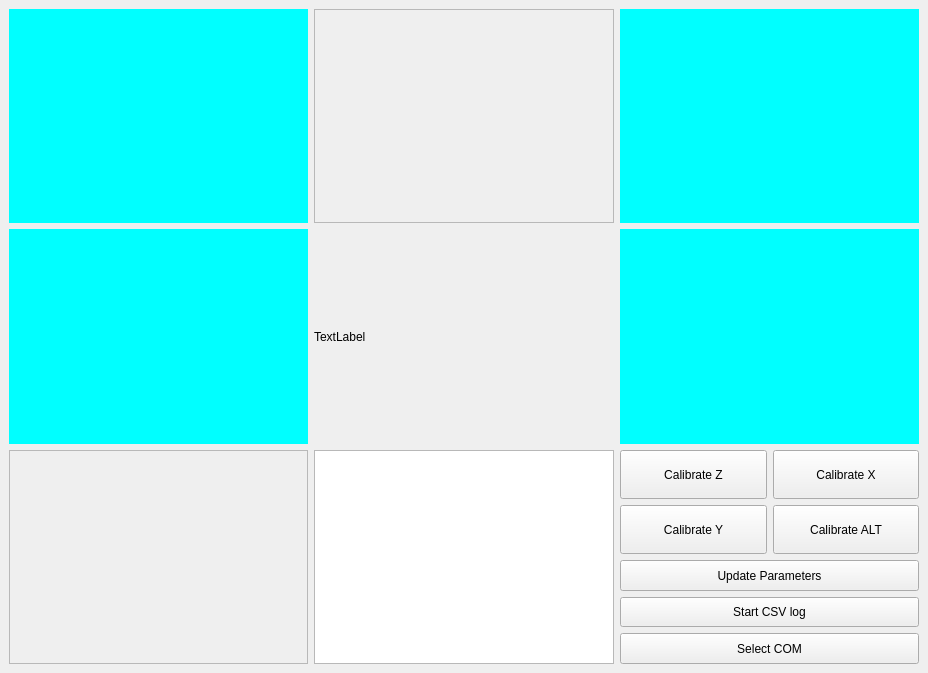
<?xml version="1.0" encoding="UTF-8"?>
<ui version="4.0">
 <class>MainWindow</class>
 <widget class="QMainWindow" name="MainWindow">
  <property name="geometry">
   <rect>
    <x>0</x>
    <y>0</y>
    <width>928</width>
    <height>673</height>
   </rect>
  </property>
  <property name="windowTitle">
   <string>MainWindow</string>
  </property>
  <widget class="QWidget" name="centralwidget">
   <property name="sizePolicy">
    <sizepolicy hsizetype="Preferred" vsizetype="Preferred">
     <horstretch>0</horstretch>
     <verstretch>0</verstretch>
    </sizepolicy>
   </property>
   <layout class="QGridLayout" name="gridLayout_3">
    <item row="0" column="0">
     <layout class="QGridLayout" name="gridLayout">
      <property name="sizeConstraint">
       <enum>QLayout::SetDefaultConstraint</enum>
      </property>
      <item row="2" column="2">
       <layout class="QVBoxLayout" name="SETTINGS">
        <item>
         <layout class="QGridLayout" name="gridLayout_2">
          <item row="1" column="0">
           <widget class="QPushButton" name="CALIBRATE_Y">
            <property name="sizePolicy">
             <sizepolicy hsizetype="Expanding" vsizetype="Expanding">
              <horstretch>0</horstretch>
              <verstretch>0</verstretch>
             </sizepolicy>
            </property>
            <property name="text">
             <string>Calibrate Y</string>
            </property>
           </widget>
          </item>
          <item row="0" column="0">
           <widget class="QPushButton" name="CALIBRATE_Z">
            <property name="sizePolicy">
             <sizepolicy hsizetype="Expanding" vsizetype="Expanding">
              <horstretch>0</horstretch>
              <verstretch>0</verstretch>
             </sizepolicy>
            </property>
            <property name="text">
             <string>Calibrate Z</string>
            </property>
           </widget>
          </item>
          <item row="1" column="1">
           <widget class="QPushButton" name="CALIBRATE_ALT">
            <property name="enabled">
             <bool>true</bool>
            </property>
            <property name="sizePolicy">
             <sizepolicy hsizetype="Expanding" vsizetype="Expanding">
              <horstretch>0</horstretch>
              <verstretch>0</verstretch>
             </sizepolicy>
            </property>
            <property name="text">
             <string>Calibrate ALT</string>
            </property>
           </widget>
          </item>
          <item row="0" column="1">
           <widget class="QPushButton" name="CALIBRATE_X">
            <property name="sizePolicy">
             <sizepolicy hsizetype="Expanding" vsizetype="Expanding">
              <horstretch>0</horstretch>
              <verstretch>0</verstretch>
             </sizepolicy>
            </property>
            <property name="text">
             <string>Calibrate X</string>
            </property>
           </widget>
          </item>
         </layout>
        </item>
        <item>
         <layout class="QVBoxLayout" name="verticalLayout">
          <item>
           <widget class="QPushButton" name="UPDATEPARAMS">
            <property name="sizePolicy">
             <sizepolicy hsizetype="Expanding" vsizetype="Expanding">
              <horstretch>0</horstretch>
              <verstretch>0</verstretch>
             </sizepolicy>
            </property>
            <property name="text">
             <string>Update Parameters</string>
            </property>
           </widget>
          </item>
          <item>
           <widget class="QPushButton" name="UPDATEPARAMS_2">
            <property name="sizePolicy">
             <sizepolicy hsizetype="Expanding" vsizetype="Expanding">
              <horstretch>0</horstretch>
              <verstretch>0</verstretch>
             </sizepolicy>
            </property>
            <property name="text">
             <string>Start CSV log</string>
            </property>
           </widget>
          </item>
          <item>
           <layout class="QHBoxLayout" name="horizontalLayout">
            <item>
             <widget class="QPushButton" name="UPDATEPARAMS_3">
              <property name="sizePolicy">
               <sizepolicy hsizetype="Expanding" vsizetype="Expanding">
                <horstretch>0</horstretch>
                <verstretch>0</verstretch>
               </sizepolicy>
              </property>
              <property name="text">
               <string>Select COM</string>
              </property>
             </widget>
            </item>
           </layout>
          </item>
         </layout>
        </item>
       </layout>
      </item>
      <item row="1" column="2">
       <widget class="PlotWidget" name="TEMPERATURE" native="true">
        <property name="sizePolicy">
         <sizepolicy hsizetype="MinimumExpanding" vsizetype="MinimumExpanding">
          <horstretch>0</horstretch>
          <verstretch>0</verstretch>
         </sizepolicy>
        </property>
        <property name="styleSheet">
         <string notr="true">QWidget
{
background-color: rgb(0, 255, 255)
}</string>
        </property>
       </widget>
      </item>
      <item row="2" column="0">
       <widget class="QFrame" name="MODE3D">
        <property name="sizePolicy">
         <sizepolicy hsizetype="MinimumExpanding" vsizetype="MinimumExpanding">
          <horstretch>0</horstretch>
          <verstretch>0</verstretch>
         </sizepolicy>
        </property>
        <property name="frameShape">
         <enum>QFrame::StyledPanel</enum>
        </property>
        <property name="frameShadow">
         <enum>QFrame::Raised</enum>
        </property>
       </widget>
      </item>
      <item row="0" column="2">
       <widget class="PlotWidget" name="GYRO" native="true">
        <property name="sizePolicy">
         <sizepolicy hsizetype="MinimumExpanding" vsizetype="MinimumExpanding">
          <horstretch>0</horstretch>
          <verstretch>0</verstretch>
         </sizepolicy>
        </property>
        <property name="styleSheet">
         <string notr="true">QWidget
{
background-color: rgb(0, 255, 255)
}</string>
        </property>
       </widget>
      </item>
      <item row="0" column="1">
       <widget class="QFrame" name="LOCATION3D">
        <property name="sizePolicy">
         <sizepolicy hsizetype="MinimumExpanding" vsizetype="MinimumExpanding">
          <horstretch>0</horstretch>
          <verstretch>0</verstretch>
         </sizepolicy>
        </property>
        <property name="frameShape">
         <enum>QFrame::StyledPanel</enum>
        </property>
        <property name="frameShadow">
         <enum>QFrame::Raised</enum>
        </property>
       </widget>
      </item>
      <item row="0" column="0">
       <widget class="PlotWidget" name="ACCELERATION" native="true">
        <property name="sizePolicy">
         <sizepolicy hsizetype="MinimumExpanding" vsizetype="MinimumExpanding">
          <horstretch>0</horstretch>
          <verstretch>0</verstretch>
         </sizepolicy>
        </property>
        <property name="styleSheet">
         <string notr="true">QWidget
{
background-color: rgb(0, 255, 255)
}</string>
        </property>
       </widget>
      </item>
      <item row="1" column="0">
       <widget class="PlotWidget" name="ALTITUDE" native="true">
        <property name="sizePolicy">
         <sizepolicy hsizetype="MinimumExpanding" vsizetype="MinimumExpanding">
          <horstretch>0</horstretch>
          <verstretch>0</verstretch>
         </sizepolicy>
        </property>
        <property name="styleSheet">
         <string notr="true">QWidget
{
background-color: rgb(0, 255, 255)
}</string>
        </property>
       </widget>
      </item>
      <item row="2" column="1">
       <layout class="QHBoxLayout" name="horizontalLayout_3">
        <item>
         <widget class="QTextEdit" name="RAW">
          <property name="sizePolicy">
           <sizepolicy hsizetype="MinimumExpanding" vsizetype="MinimumExpanding">
            <horstretch>0</horstretch>
            <verstretch>0</verstretch>
           </sizepolicy>
          </property>
          <property name="readOnly">
           <bool>true</bool>
          </property>
         </widget>
        </item>
       </layout>
      </item>
      <item row="1" column="1">
       <widget class="QLabel" name="VIDEO">
        <property name="text">
         <string>TextLabel</string>
        </property>
       </widget>
      </item>
     </layout>
    </item>
   </layout>
  </widget>
  <widget class="QMenuBar" name="menubar">
   <property name="geometry">
    <rect>
     <x>0</x>
     <y>0</y>
     <width>928</width>
     <height>21</height>
    </rect>
   </property>
  </widget>
 </widget>
 <customwidgets>
  <customwidget>
   <class>PlotWidget</class>
   <extends>QWidget</extends>
   <header>pyqtgraph</header>
   <container>1</container>
  </customwidget>
 </customwidgets>
 <resources/>
 <connections/>
</ui>
